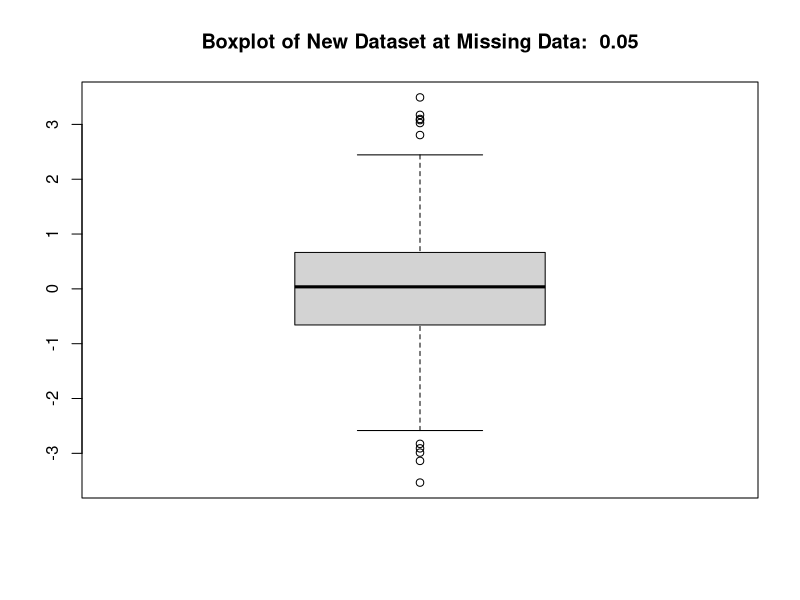
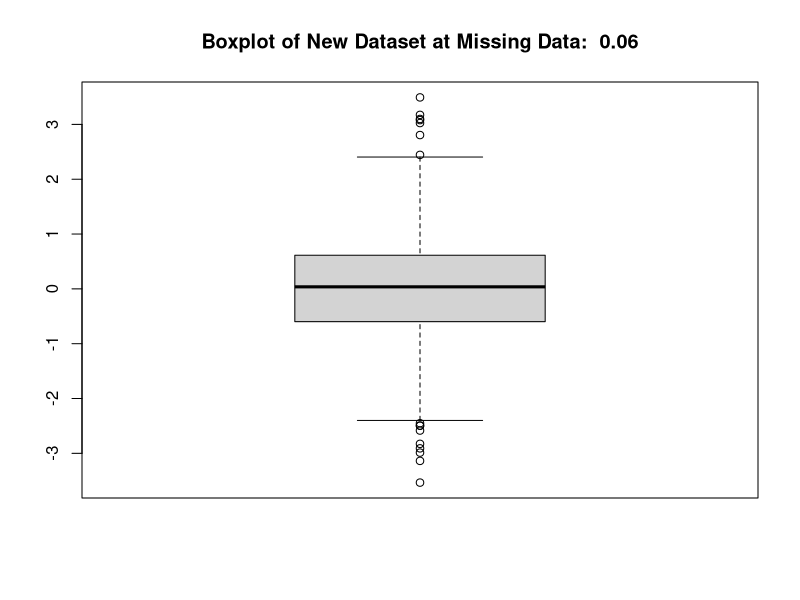
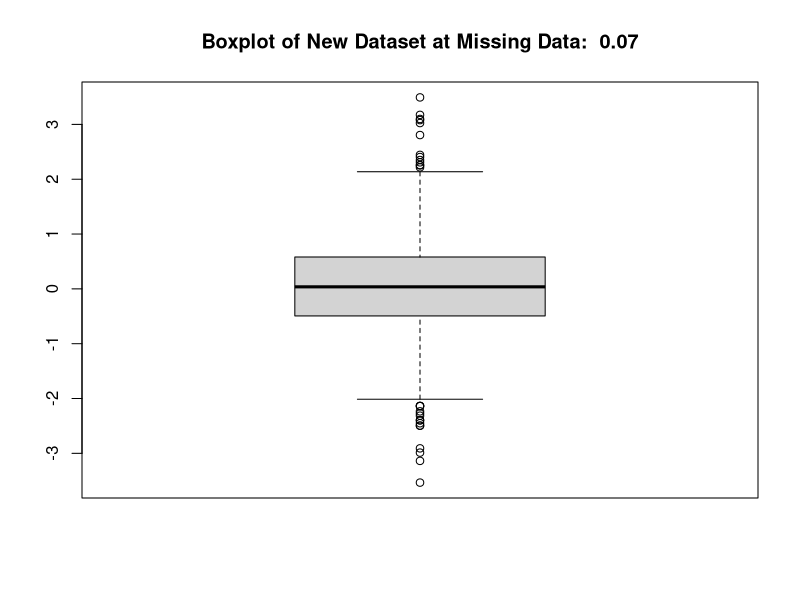
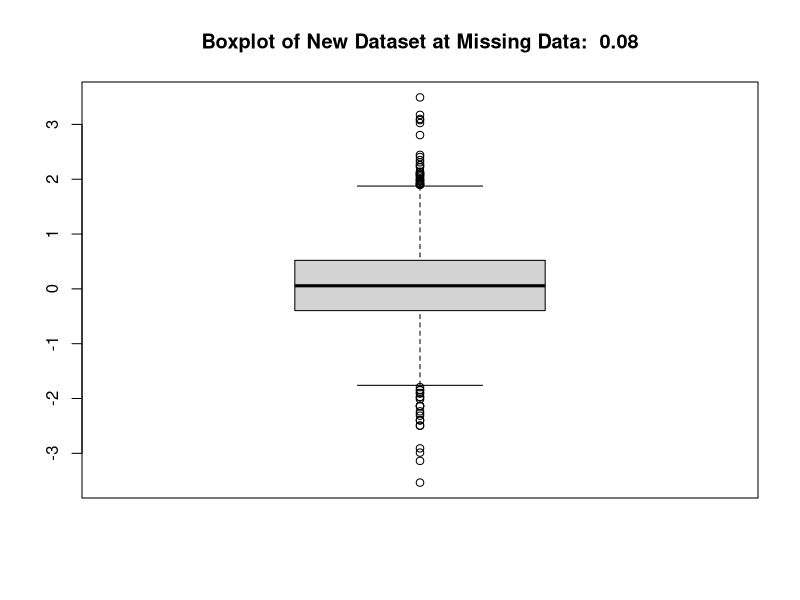
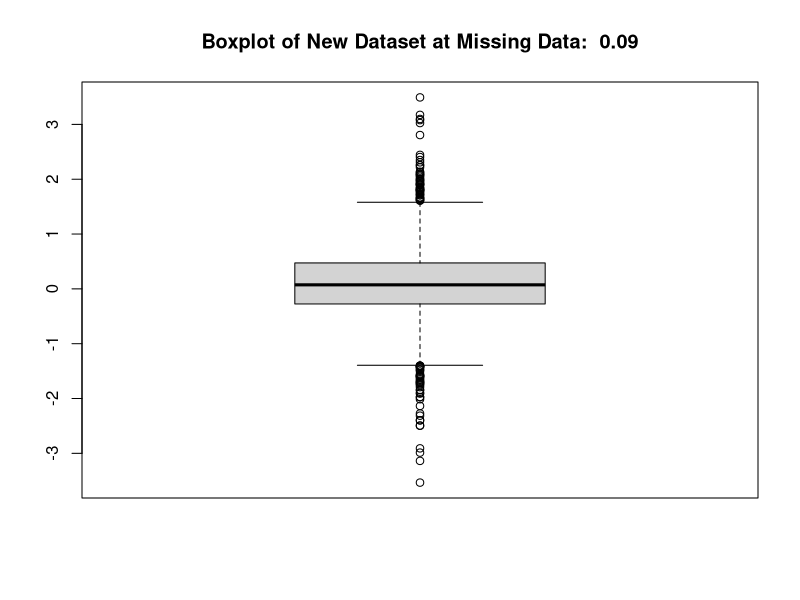
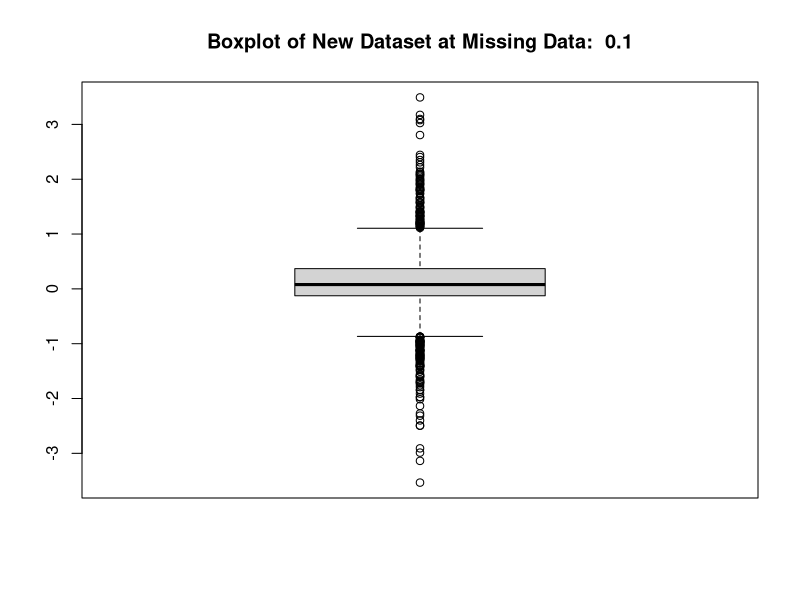
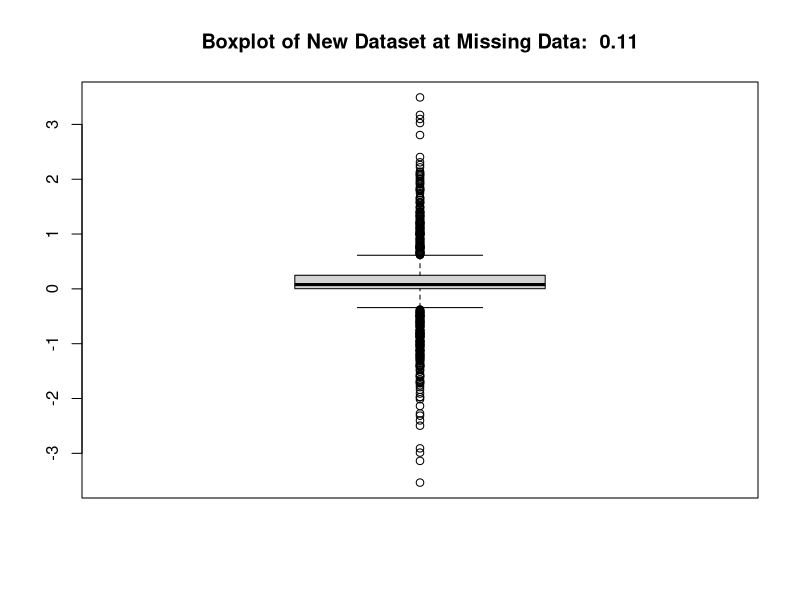
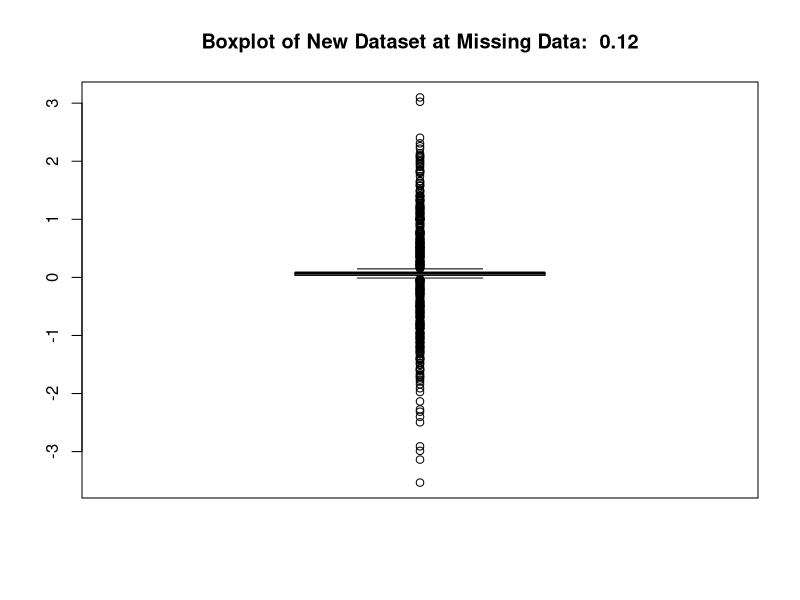

Reproduce these figures in R, in order.
## ---- chunk 1
knitr::opts_chunk$set(echo = TRUE)
## ---- chunk 2
percentage <- function(x, iterations = 10000){
  if(x == iterations){
    print("Complete")
  }else if(x == iterations/4){
    print("25%")
  }else if(x == iterations/2){
    print("50%")
  }else if(x == iterations * 0.75){
    print("75%")
  }
}
## ---- chunk 3
# -- Population --
populationSize <- 1000
missingData <- seq(0.05, 0.30, 0.01)
dataSet <- rnorm(populationSize)
meanDataSet <- mean(dataSet)
#ciUpper <- meanDataSet + 1.96 * sd(dataSet)
#ciLower <- meanDataSet - 1.96 * sd(dataSet)
means <- numeric(length(missingData))
boxplots <- c()

for(i in 1:length(missingData)){
  #print(i)
  # -- Make Missing Data --
  indicies <- sample(c(1:populationSize), size = floor(populationSize * missingData[i])) # Indicies to Make NA
  dataSet[indicies] <- NA
  
  # -- Impute Data with Means --
  dataSet[indicies] <- mean(dataSet, na.rm = TRUE)
  
  # -- calculate and Append Mean --
  means[i] <- mean(dataSet)
  #print(mean(dataSet))
  
  boxplot(dataSet, main = paste("Boxplot of New Dataset at Missing Data: ", missingData[i])) # Boxplot of 
}

plot(x = missingData, y = means)
abline(h = meanDataSet, lty = 2, col = "red")
#abline(h = ciUpper, lty = 2, col = "red")
#abline(h = ciLower, lty = 2, col = "red")
## ---- chunk 4
iterations <- 10000
mseVector <- numeric(iterations)
varianceVector <- numeric(iterations)

for(i in 1:iterations){
  # -- Population --
  populationSize <- 1000
  missingData <- seq(0.05, 0.25, 0.01)
  dataSet <- rnorm(populationSize)
  meanDataSet <- mean(dataSet)
  #ciUpper <- meanDataSet + 1.96 * sd(dataSet)
  #ciLower <- meanDataSet - 1.96 * sd(dataSet)
  means <- numeric(length(missingData))

  for(j in 1:length(missingData)){
    #print(j)
    # -- Make Missing Data --
    indicies <- sample(c(1:populationSize), size = floor(populationSize * missingData[j])) # Indicies to Make NA
    dataSet[indicies] <- NA
  
    # -- Impute Data with Means --
    dataSet[indicies] <- mean(dataSet, na.rm = TRUE)
  
    # -- calculate and Append Mean and Variance --
    means[j] <- mean(dataSet)
    #print(mean(dataSet))
  }
  mseVector[i] <- mean((means - meanDataSet)^2)
  varianceVector[i] <- sd(means) ^ 2
  
  percentage(i, iterations = iterations)
}
## ---- chunk 5
plot(mseVector)
plot(varianceVector)
hist(mseVector)
